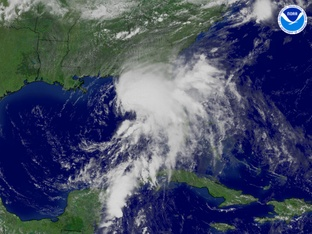
#> input picture 08/exer08/albert.jpg, 312 x 234 px, shrunk from 640 x 480 before the run
$ python ruz_gutierrez_Ex08.py
#> lines starting #> are read from the running program, lines starting #| are printed output that depends on the picture; after the words box and inside, x2 and y2 are one past the last pixel; in counts of white or black regions, pixels touching at a corner belong together
import cv2
import numpy as np

sat_imgs = []
hsv_satellite = []
lower_blue = np.array([110,50,50])			# borrowed from https://docs.opencv.org/3.4.2/df/d9d/tutorial_py_colorspaces.html
upper_blue = np.array([130,255,255])

albert = cv2.imread("albert.jpg")			# nilabas ko siya sa Satellite images folder kasi nagkakaloko sa pagkuha
#> albert is the input picture: shape (234, 312, 3); mean B, G, R 101.2, 75.5, 67.5
sat_imgs.append(albert)

bret = cv2.imread("bret.jpg")
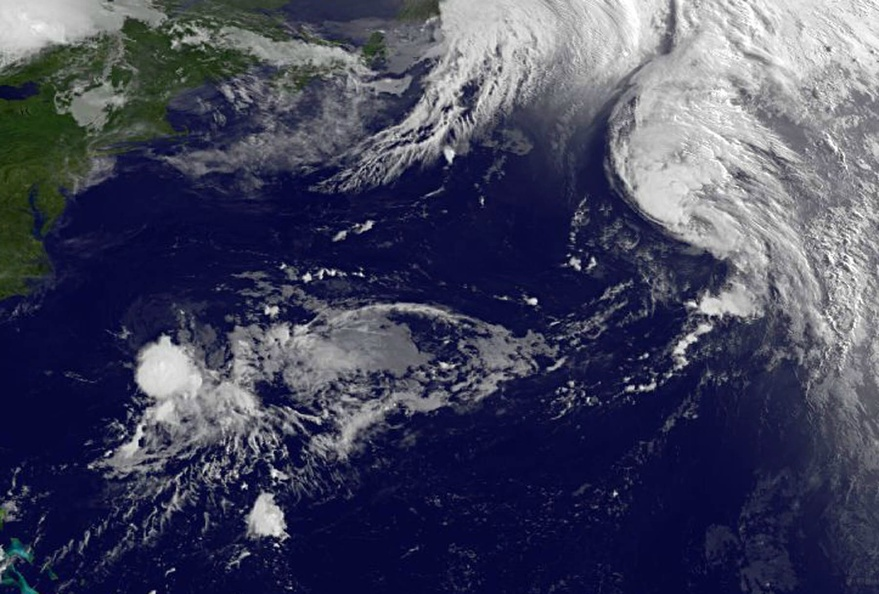
#> input picture 08/exer08/bret.jpg, 879 x 594 px, shrunk from 1800 x 1217 before the run
#> bret is the input picture: shape (594, 879, 3); mean B, G, R 92.5, 69.5, 67.6
sat_imgs.append(bret)

floyd = cv2.imread("floyd.jpg")
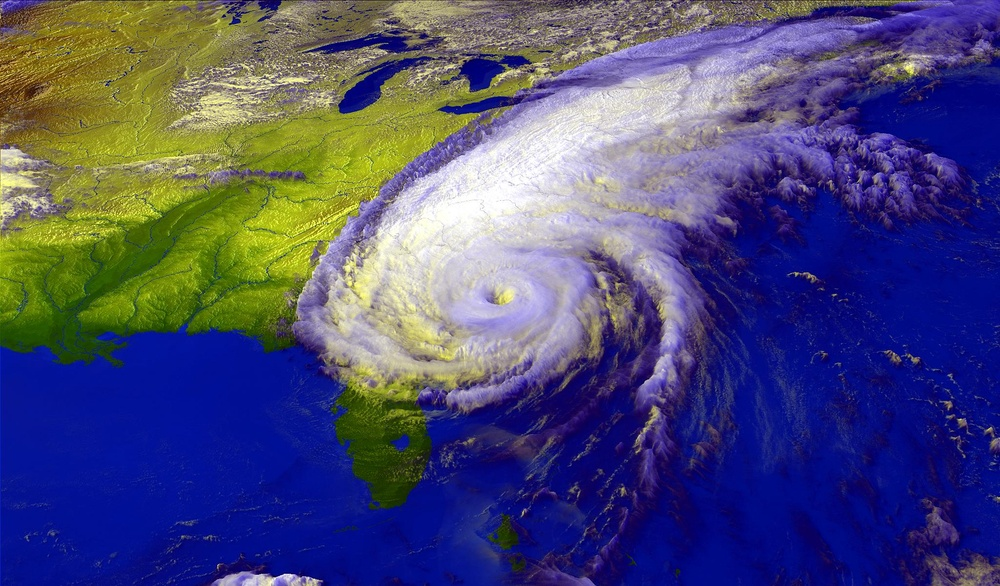
#> input picture 08/exer08/floyd.jpg, 1000 x 586 px, shrunk from 2048 x 1200 before the run
#> floyd is the input picture: shape (586, 1000, 3); mean B, G, R 117.1, 75.8, 75.6
sat_imgs.append(floyd)

# followed steps here:
# https://opencv-python-tutroals.readthedocs.io/en/latest/py_tutorials/py_imgproc/py_colorspaces/py_colorspaces.html
for img in sat_imgs:
	hsv_img = cv2.cvtColor(img, cv2.COLOR_BGR2HSV)
	threshold = cv2.inRange(hsv_img, lower_blue, upper_blue)
	res = cv2.bitwise_and(img, hsv_img, mask = threshold)
	cv2.imshow("img", img)
	cv2.imshow("threshold", threshold)
	cv2.imshow("res", res)
#> this loop made 3 passes
#> pass 1, `threshold = cv2.inRange(hsv_img, lower_blue, upper_blue)`:
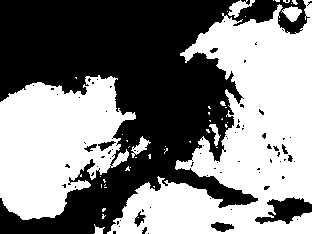
#> threshold: shape (234, 312); 51% white; 79 black regions (68 under 20 px), largest, box (x1, y1, x2, y2) and area: (0, 0, 310, 234) 34208, (255, 197, 312, 224) 817, (211, 222, 234, 232) 143
#> pass 1, `res = cv2.bitwise_and(img, hsv_img, mask = threshold)`:
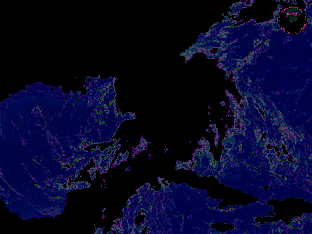
#> res: shape (234, 312, 3); mean B, G, R 40, 8, 7.1
#> after the loop: hsv_img: shape (586, 1000, 3); mean H, S, V 95.2, 172.2, 139.2
	# output at this point is pretty good, very close to what we're looking for

# yung pseudocoloring sundan mo na lang sa pseudocoloring-manual.py

cv2.waitKey(0)
cv2.destroyAllWindows()
